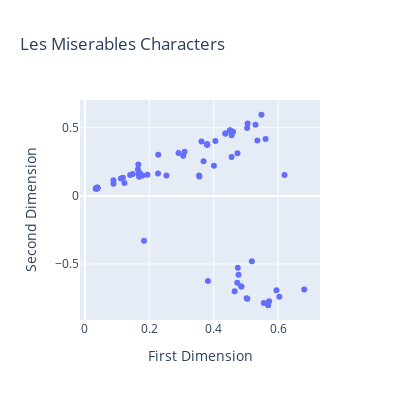

Write notebook code for a chart like this one.
### Code cell
# use plotly to plot the first two dimensions of embed with hovertext given by the names of the characters  
import plotly.graph_objects as go       
embedding = embed(A, d = 10)

embedding = degree_correction(embedding)

fig = go.Figure(data=go.Scatter(x=embedding[:,0],
                                y=embedding[:,1],
                                mode='markers+text',
                                hovertext = nodes,
                                textposition="bottom center"))  
fig.update_layout(title = 'Les Miserables Characters',  
                    xaxis_title = 'First Dimension', 
                    yaxis_title = 'Second Dimension', 
                    hovermode = 'closest',
                    width = 400,    
                    height = 400) 
fig.show()

### Figure 1 — Plotly figure (JSON) as saved in the notebook; plotly's stock layout.template omitted (floating-point values rounded to 4 significant figures)
{"data": [{"hovertext": ["Myriel", "Napoleon", "MlleBaptistine", "MmeMagloire", "CountessDeLo", "Geborand", "Champtercier", "Cravatte", "Count", "OldMan", "Labarre", "Valjean", "Marguerite", "MmeDeR", "Isabeau", "Gervais", "Tholomyes", "Listolier", "Fameuil", "Blacheville", "Favourite", "Dahlia", "Zephine", "Fantine", "MmeThenardier", "Thenardier", "Cosette", "Javert", "Fauchelevent", "Bamatabois", "Perpetue", "Simplice", "Scaufflaire", "Woman1", "Judge", "Champmathieu", "Brevet", "Chenildieu", "Cochepaille", "Pontmercy", "Boulatruelle", "Eponine", "Anzelma", "Woman2", "MotherInnocent", "Gribier", "Jondrette", "MmeBurgon", "Gavroche", "Gillenormand", "Magnon", "MlleGillenormand", "MmePontmercy", "MlleVaubois", "LtGillenormand", "Marius", "BaronessT", "Mabeuf", "Enjolras", "Combeferre", "Prouvaire", "Feuilly", "Courfeyrac", "Bahorel", "Bossuet", "Joly", "Grantaire", "MotherPlutarch", "Gueulemer", "Babet", "Claquesous", "Montparnasse", "Toussaint", "Child1", "Child2", "Brujon", "MmeHucheloup"], "mode": "markers+text", "textposition": "bottom center", "type": "scatter", "x": [0.1406, 0.03829, 0.1182, 0.1118, 0.03829, 0.03829, 0.03829, 0.03829, 0.03829, 0.03829, 0.3798, 0.5613, 0.3622, 0.3798, 0.3798, 0.3798, 0.08882, 0.03448, 0.03448, 0.0338, 0.03763, 0.03842, 0.03926, 0.3098, 0.2908, 0.3053, 0.5356, 0.4741, 0.4054, 0.5055, 0.1661, 0.4602, 0.3798, 0.456, 0.4364, 0.4364, 0.4509, 0.4509, 0.4509, 0.2533, 0.08878, 0.3555, 0.1648, 0.5299, 0.5484, 0.2279, 0.1837, 0.4734, 0.6813, 0.4008, 0.1488, 0.4557, 0.1789, 0.1685, 0.3686, 0.62, 0.3548, 0.6039, 0.5186, 0.4771, 0.5046, 0.5692, 0.4749, 0.5557, 0.595, 0.5721, 0.5024, 0.3822, 0.1674, 0.1713, 0.194, 0.2272, 0.5038, 0.4859, 0.4859, 0.1229, 0.4651], "y": [0.1538, 0.05586, 0.1334, 0.1275, 0.05586, 0.05586, 0.05586, 0.05586, 0.05586, 0.05586, 0.377, 0.4179, 0.3997, 0.377, 0.377, 0.377, 0.08938, 0.05473, 0.05473, 0.05391, 0.05936, 0.06036, 0.06141, 0.3234, 0.3149, 0.2948, 0.4064, 0.3133, 0.4021, 0.5307, 0.2294, 0.4711, 0.377, 0.4443, 0.4579, 0.4579, 0.4791, 0.4791, 0.4791, 0.1491, 0.1143, 0.1427, 0.1939, 0.5225, 0.5952, 0.3014, -0.3293, -0.6362, -0.6866, 0.222, 0.1604, 0.2861, 0.1488, 0.141, 0.254, 0.153, 0.1492, -0.7389, -0.4786, -0.5779, -0.7552, -0.8021, -0.5265, -0.7862, -0.6912, -0.7731, -0.7511, -0.6235, 0.1609, 0.1663, 0.1544, 0.164, 0.4979, -0.6637, -0.6637, 0.09549, -0.6993]}], "layout": {"height": 400, "hovermode": "closest", "title": {"text": "Les Miserables Characters"}, "width": 400, "xaxis": {"title": {"text": "First Dimension"}}, "yaxis": {"title": {"text": "Second Dimension"}}}}
